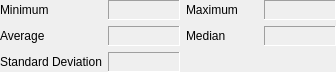
<?xml version="1.0" encoding="UTF-8"?>
<ui version="4.0">
 <class>CDataStatisticsGuiComp</class>
 <widget class="QWidget" name="CDataStatisticsGuiComp">
  <property name="geometry">
   <rect>
    <x>0</x>
    <y>0</y>
    <width>336</width>
    <height>72</height>
   </rect>
  </property>
  <property name="windowTitle">
   <string>Form</string>
  </property>
  <layout class="QGridLayout" name="gridLayout">
   <property name="margin">
    <number>0</number>
   </property>
   <item row="0" column="0">
    <widget class="QLabel" name="label">
     <property name="text">
      <string>Minimum</string>
     </property>
    </widget>
   </item>
   <item row="0" column="1">
    <widget class="QLabel" name="MinimumLabel">
     <property name="frameShape">
      <enum>QFrame::Panel</enum>
     </property>
     <property name="frameShadow">
      <enum>QFrame::Sunken</enum>
     </property>
    </widget>
   </item>
   <item row="0" column="2">
    <widget class="QLabel" name="label_2">
     <property name="text">
      <string>Maximum</string>
     </property>
    </widget>
   </item>
   <item row="0" column="3">
    <widget class="QLabel" name="MaximumLabel">
     <property name="frameShape">
      <enum>QFrame::Panel</enum>
     </property>
     <property name="frameShadow">
      <enum>QFrame::Sunken</enum>
     </property>
    </widget>
   </item>
   <item row="1" column="0">
    <widget class="QLabel" name="label_3">
     <property name="text">
      <string>Average</string>
     </property>
    </widget>
   </item>
   <item row="1" column="1">
    <widget class="QLabel" name="AverageLabel">
     <property name="frameShape">
      <enum>QFrame::Panel</enum>
     </property>
     <property name="frameShadow">
      <enum>QFrame::Sunken</enum>
     </property>
    </widget>
   </item>
   <item row="1" column="2">
    <widget class="QLabel" name="label_4">
     <property name="text">
      <string>Median</string>
     </property>
    </widget>
   </item>
   <item row="1" column="3">
    <widget class="QLabel" name="MedianLabel">
     <property name="frameShape">
      <enum>QFrame::Panel</enum>
     </property>
     <property name="frameShadow">
      <enum>QFrame::Sunken</enum>
     </property>
    </widget>
   </item>
   <item row="2" column="0">
    <widget class="QLabel" name="label_5">
     <property name="text">
      <string>Standard Deviation</string>
     </property>
    </widget>
   </item>
   <item row="2" column="1">
    <widget class="QLabel" name="StandardDeviationLabel">
     <property name="frameShape">
      <enum>QFrame::Panel</enum>
     </property>
     <property name="frameShadow">
      <enum>QFrame::Sunken</enum>
     </property>
    </widget>
   </item>
  </layout>
 </widget>
 <resources/>
 <connections/>
</ui>
